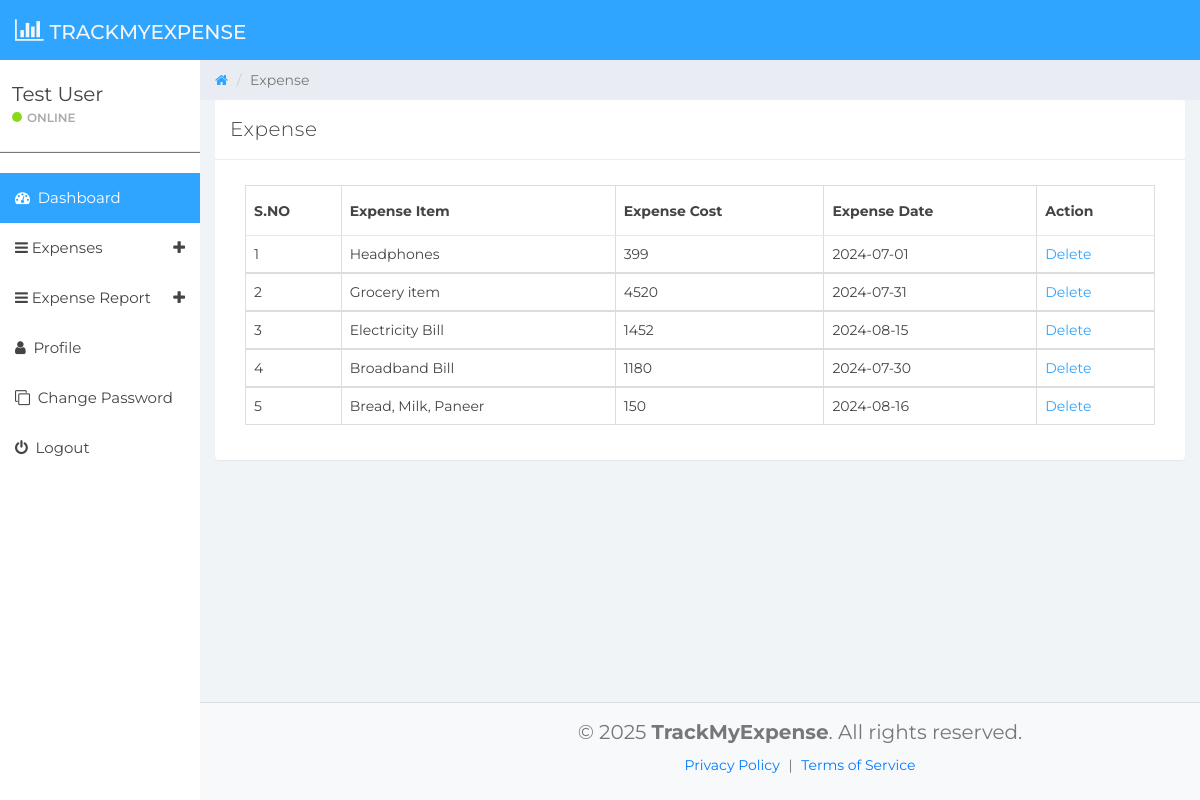
/dets/manage-expense.php (signed in), run on the app's committed database.
### tables this page shows
CREATE TABLE `tbluser` (
  `ID` int(10) NOT NULL,
  `FullName` varchar(150) DEFAULT NULL,
  `Email` varchar(200) DEFAULT NULL,
  `MobileNumber` bigint(10) DEFAULT NULL,
  `Password` varchar(200) DEFAULT NULL,
  `RegDate` timestamp NOT NULL DEFAULT current_timestamp()
);

CREATE TABLE `tblexpense` (
  `ID` int(10) NOT NULL,
  `UserId` int(10) NOT NULL,
  `ExpenseDate` date DEFAULT NULL,
  `ExpenseItem` varchar(200) DEFAULT NULL,
  `ExpenseCost` varchar(200) DEFAULT NULL,
  `NoteDate` timestamp NULL DEFAULT current_timestamp()
);

### dets/manage-expense.php (the view, shortened to what this page needs)
 <?php
if (strlen($_SESSION['detsuid'] == 0)) {
	header('location:logout.php');
} else {
?>
 	<!DOCTYPE html>
 	<html>
 	<head>
 		<link href="css/bootstrap.min.css" rel="stylesheet">
 		<link href="css/font-awesome.min.css" rel="stylesheet">
 		<link href="css/datepicker3.css" rel="stylesheet">
 		<link href="css/styles.css" rel="stylesheet">
 	</head>
 	<body>
 		<?php include_once('includes/header.php'); ?>
 		<?php include_once('includes/sidebar.php'); ?>
 		<div class="col-sm-9 col-sm-offset-3 col-lg-10 col-lg-offset-2 main">
 			<div class="row">
 				<ol class="breadcrumb">
 					<li><a href="#">
 							<em class="fa fa-home"></em>
 						</a></li>
 					<li class="active">Expense</li>
 				</ol>
 			</div>
 			<div class="row">
 				<div class="col-lg-12">
 					<div class="panel panel-default">
 						<div class="panel-heading">Expense</div>
 						<div class="panel-body">
 							<div class="col-md-12">
 								<div class="table-responsive">
 									<table class="table table-bordered mg-b-0">
 										<thead>
 											<tr>
 												<th>S.NO</th>
 												<th>Expense Item</th>
 												<th>Expense Cost</th>
 												<th>Expense Date</th>
 												<th>Action</th>
 											</tr>
 										</thead>
 										<?php
										$userid = $_SESSION['detsuid'];
										$ret = mysqli_query($con, "select * from tblexpense where UserId='$userid'");
										$cnt = 1;
										while ($row = mysqli_fetch_array($ret)) {
										?>
 											<tbody>
 												<tr>
 													<td><?php echo $cnt; ?></td>
 													<td><?php echo $row['ExpenseItem']; ?></td>
 													<td><?php echo $row['ExpenseCost']; ?></td>
 													<td><?php echo $row['ExpenseDate']; ?></td>
 													<td><a href="manage-expense.php?delid=<?php echo $row['ID']; ?>">Delete</a>
 												</tr>
 											<?php
											$cnt = $cnt + 1;
										} ?>
 											</tbody>
 									</table>
 								</div>
 							</div>
 						</div>
 					</div>
 				</div>
 				<?php include_once('includes/footer.php'); ?>
 			</div>
 		</div>
 	</body>
 	</html>
 <?php }  ?>

### dets/includes/header.php (shortened to what this page needs)
<nav class="navbar navbar-custom navbar-fixed-top" role="navigation" style="background: #30a5ff">
    <div class="container-fluid">
        <div class="navbar-header">
            <a class="navbar-brand" href="dashboard.php"><span style="color: #f5f5f5"> <i class="fa fa-bar-chart" style="margin-right: 6px; font-size: 25px;"></i>TrackMyExpense</span></a>
        </div>
    </div>
</nav>

### dets/includes/sidebar.php (shortened to what this page needs)
<?php
include('includes/dbconnection.php');
?>
<div id="sidebar-collapse" class="col-sm-3 col-lg-2 sidebar">
    <div class="profile-sidebar">
        <div class="profile-usertitle">
            <?php
            $uid = $_SESSION['detsuid'];
            $ret = mysqli_query($con, "select FullName from tbluser where ID='$uid'");
            $row = mysqli_fetch_array($ret);
            $name = $row['FullName'];
            ?>
            <div class="profile-usertitle-name"><?php echo $name; ?></div>
            <div class="profile-usertitle-status"><span class="indicator label-success"></span>Online</div>
        </div>
    </div>
    <div class="divider" style="border-bottom: 1px solid #777;"></div>
    <ul class="nav menu">
        <li class="active"><a href="dashboard.php"><em class="fa fa-dashboard">&nbsp;</em> Dashboard</a></li>
        <li class="parent "><a data-toggle="collapse" href="#sub-item-1">
                <em class="fa fa-navicon">&nbsp;</em>Expenses <span data-toggle="collapse" href="#sub-item-1" class="icon pull-right"><em class="fa fa-plus"></em></span>
            </a>
        </li>
        <li class="parent "><a data-toggle="collapse" href="#sub-item-2">
                <em class="fa fa-navicon">&nbsp;</em>Expense Report <span data-toggle="collapse" href="#sub-item-1" class="icon pull-right"><em class="fa fa-plus"></em></span>
            </a>
        </li>
        <li><a href="user-profile.php"><em class="fa fa-user">&nbsp;</em> Profile</a></li>
        <li><a href="change-password.php"><em class="fa fa-clone">&nbsp;</em> Change Password</a></li>
        <li><a href="logout.php"><em class="fa fa-power-off">&nbsp;</em> Logout</a></li>
    </ul>
</div>

### dets/includes/footer.php
<footer style="width: 100%; background-color: #f8f9fa; color: #333; font-size: 14px; padding: 15px 0; border-top: 1px solid #ddd; text-align: center; position: fixed; bottom: 0;">
	<div style="max-width: 1200px; margin: auto;">
		<p style="margin-bottom: 8px; font-size: 20px">© 2025 <strong>TrackMyExpense</strong>. All rights reserved.</p>
		<p>
			<a href="privacy.php" style="color: #007bff; text-decoration: none; margin: 0 5px;">Privacy Policy</a> |
			<a href="privacy.php" style="color: #007bff; text-decoration: none; margin: 0 5px;">Terms of Service</a>
		</p>
	</div>
</footer>

### dets/css/styles.css (style rules this page uses)
body { background: #f1f4f7; padding-top: 60px; font-size: 14px; color: #444444; font-family: "Montserrat", "Helvetica Neue", Helvetica, Arial, sans-serif; }
p { color: #777; }
a, a:hover, a:focus { color: #30a5ff; }
.navbar-custom { height: 60px; }
.navbar-header .navbar-brand { color: #fff; font-size: 20px; text-transform: uppercase; font-weight: 500; height: 60px; padding-top: 18px; }
.navbar-header { color: #30a5ff; }
.divider, .clear { clear: both; }
.label-success { background-color: #8ad919; }
.panel { border: 0; }
.panel-heading { font-size: 20px; font-weight: 300; letter-spacing: 0.025em; height: 60px; line-height: 38px; }
.panel-default .panel-heading { background: #fff; border-bottom: 1px solid #e9ecf2; color: #444444; }
.navbar { border: 0; }
.sidebar { display: block; padding: 0; display: none; box-shadow: none; background: #fff; }
.sidebar ul { margin: 20px 0px; }
@media (min-width: 768px) { .sidebar { display: block; position: fixed; top: 60px; bottom: 0; left: 0; z-index: 1000; display: block; margin: 0; padding: 0; overflow-x: hidden; overflow-y: auto; } }
@media (min-width: 768px) { .navbar-header { width: 100%; } }
.sidebar ul.nav .active a, .sidebar ul.nav li.parent a.active, .sidebar ul.nav .active > a:hover, .sidebar ul.nav li.parent a.active:hover, .sidebar ul.nav .active > a:focus, .sidebar ul.nav li.parent a.active:focus { color: #fff; background-color: #30a5ff; }
.sidebar ul.nav li a { height: 50px; font-size: 15px; line-height: 2em; color: #444444; }
.profile-sidebar { padding: 10px 0; border-bottom: 1px solid #e9ecf2; }
.indicator { width: 10px; height: 10px; display: inline-block; border-radius: 9999px; margin-right: 5px; }
.profile-usertitle { float: left; text-align: left; margin: 10px 0 0 12px; }
.profile-usertitle-name { font-size: 20px; margin-bottom: 0px; }
.profile-usertitle-status { text-transform: uppercase; color: #AAA; font-size: 12px; font-weight: 600; margin-bottom: 15px; }
.breadcrumb { border-radius: 0; padding: 10px 15px 10px 15px; background: #e9ecf2; margin: 0; }
.table { background: #fff; }
.table > thead > tr > th { border-bottom: 1px solid #e6e7e8; vertical-align: middle; height: 50px; }

### data on the page
tbluser: FullName "Test User"
tblexpense: ExpenseItem "Headphones", ExpenseCost "399", ExpenseDate "2024-07-01"
tblexpense: ExpenseItem "Grocery item", ExpenseCost "4520", ExpenseDate "2024-07-31"
tblexpense: ExpenseItem "Electricity Bill", ExpenseCost "1452", ExpenseDate "2024-08-15"
tblexpense: ExpenseItem "Broadband Bill", ExpenseCost "1180", ExpenseDate "2024-07-30"
tblexpense: ExpenseItem "Bread, Milk, Paneer", ExpenseCost "150", ExpenseDate "2024-08-16"
